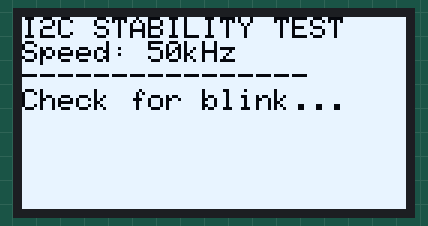
Recording of a sketch running on a simulated Arduino Uno, built with avr-gcc and run on an emulated ATmega328P. Parts: 128×64 one-colour display. What the sketch prints to the serial monitor is not drawn.

Above: at 0.1 s.
At 1.1 s:
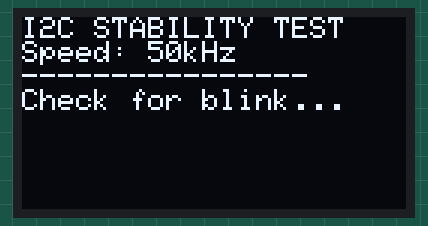

Measured:
- what the display in image 0 shows lasts 1.0 s, from 0.1 s to 1.1 s

The sketch:

stable_test.ino
```cpp
#include <Wire.h>
#include <Adafruit_SSD1306.h>

#define SCREEN_WIDTH 128
#define SCREEN_HEIGHT 64

// Declaration for an SSD1306 display connected to I2C (SDA, SCL pins)
#define OLED_RESET     -1 // Reset pin # (or -1 if sharing Arduino reset pin)
Adafruit_SSD1306 display(SCREEN_WIDTH, SCREEN_HEIGHT, &Wire, OLED_RESET);

// Memory check helper for AVR (Arduino Uno R3)
// If you are using Uno R4, you can comment this function out if it causes errors,
// but R4 has 32KB RAM so memory is rarely the issue.
int freeRam () {
  extern int __heap_start, *__brkval;
  int v;
  return (int) &v - (__brkval == 0 ? (int) &__heap_start : (int) __brkval);
}

void setup() {
  Serial.begin(115200);

  // 1. Ultra-Low Speed I2C for Stability
  // Lowering to 50kHz helps with long wires or noise
  Wire.begin();
  Wire.setClock(50000);
  Serial.println(F("I2C Clock set to 50kHz (High Stability Mode)"));

  // 2. RAM Check
  Serial.print(F("Free RAM before display init: "));
  Serial.println(freeRam());

  // 3. Robust Display Init
  // Try 0x3C first, then 0x3D
  if(!display.begin(SSD1306_SWITCHCAPVCC, 0x3C)) {
    Serial.println(F("Address 0x3C failed, trying 0x3D..."));
    if(!display.begin(SSD1306_SWITCHCAPVCC, 0x3D)) {
      Serial.println(F("[FATAL] SSD1306 allocation failed (Both addresses)"));
      // Blink LED to indicate failure
      pinMode(13, OUTPUT);
      while(1) {
        digitalWrite(13, HIGH); delay(100);
        digitalWrite(13, LOW); delay(100);
      }
    } else {
      Serial.println(F("SSD1306 found at 0x3D"));
    }
  } else {
    Serial.println(F("SSD1306 found at 0x3C"));
  }

  Serial.print(F("Free RAM after display init: "));
  Serial.println(freeRam());

  // 4. Visual Init & Test Prep
  display.clearDisplay();
  display.setTextSize(1);
  display.setTextColor(SSD1306_WHITE);
  display.setCursor(0,0);
  display.println(F("I2C STABILITY TEST"));
  display.println(F("Speed: 50kHz"));
  display.println(F("----------------"));
  display.println(F("Check for blink..."));
  display.display();
}

void loop() {
  // Visual Heartbeat: Invert Colors
  // If the screen freezes or shows static, I2C is crashing.
  // If it blinks black/white rhythmically, I2C is healthy.

  Serial.println(F("Inverting: TRUE (White Background)"));
  display.invertDisplay(true);
  delay(1000);

  Serial.println(F("Inverting: FALSE (Black Background)"));
  display.invertDisplay(false);
  delay(1000);
}
```
